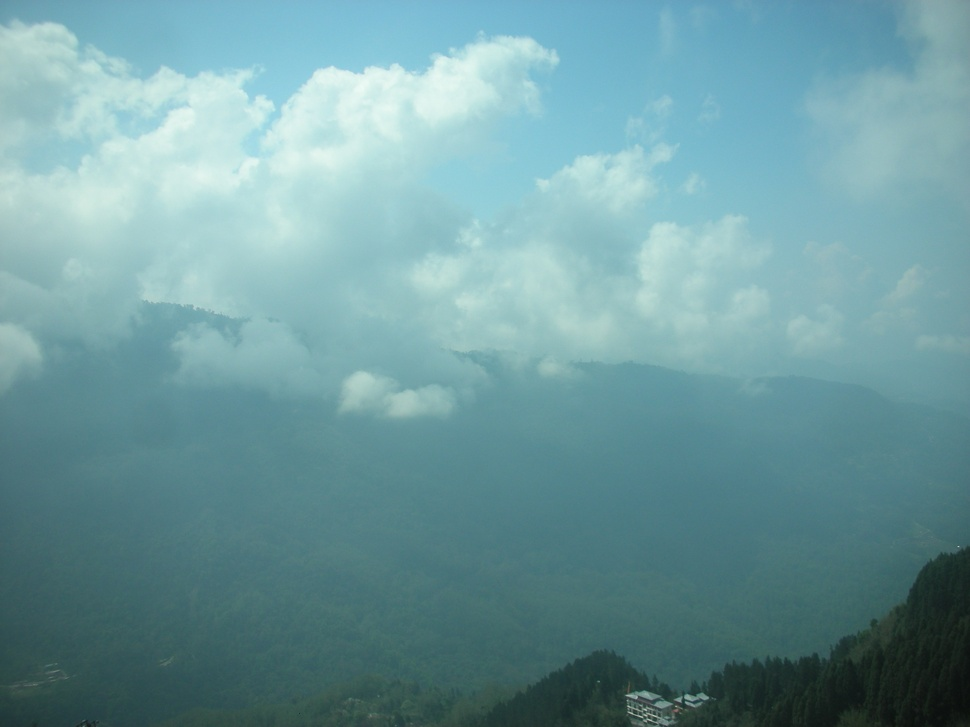
#> input picture opencv/dilmedisco.jpg, 970 x 727 px, shrunk from 2816 x 2112 before the run
$ python edgedetection.py   (older library calls are emulated)
#> lines starting #> are read from the running program, lines starting #| are printed output that depends on the picture
import cv2
import numpy as np
import matplotlib.pyplot as plt

def display_image(title,image):
    plt.figure(figsize=(8,8))
    if len(image.shape)== 2:
        plt.imshow(image,cmap='gray')
    else:
        plt.imshow(cv2.cvtColor(image,cv2.COLOR_BGR2RGB))
    plt.title(title)
    plt.axis('off')
    plt.show()

def interactive_edge_detection(image_path):
#> called with image_path = 'dilmedisco.jpg'
    image = cv2.imread(image_path)
#> image is the input picture: shape (727, 970, 3); mean B, G, R 158.1, 153.6, 110.5
    if image is None:
        print("error: image not found")
        return
    gray_image = cv2.cvtColor(image, cv2.COLOR_BGR2GRAY)
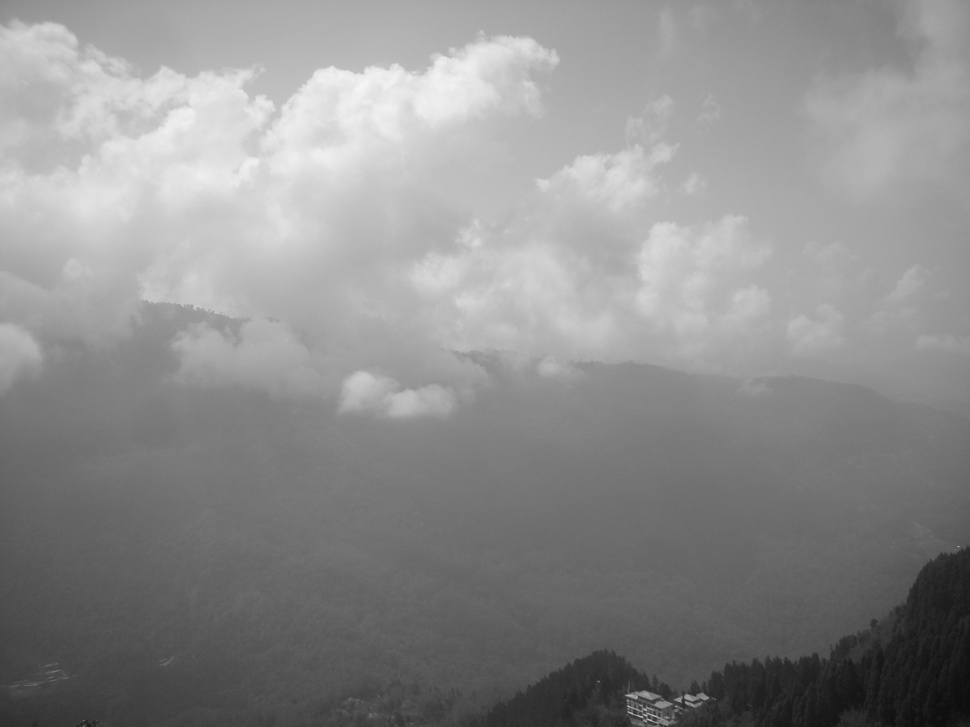
#> gray_image: shape (727, 970); min 11, max 246, mean 141.2
    display_image("Original Grayscale image", gray_image)

    print("select an option")
    print("1. Sobel Edge Detection")
    print("2. Canny Edge Detection")
    print("3. Laplacian Edge Detection")
    print("4. Gaussian Smoothing")
    print("5. Median filtering")
    print("exit")

    while True:
        choice = input("Enter your choice (1-6)")
        if choice == "1":
            sobelx = cv2.Sobel(gray_image, cv2.CV_64F, 1, 0, ksize=3)
            sobely = cv2.Sobel(gray_image, cv2.CV_64F, 0, 1, ksize=3)
            combined_sobel = cv2.bitwise_or(sobelx.astype(np.uint8), sobely.astype(np.uint8))
            display_image("sobel edge detection",combined_sobel)

        elif choice == "2":
            print("adjust thresholds for canny (default: 100 and 200)")
            lower_thresh = int(input("enter lower threshold"))
            upper_thresh = int(input("enter upper threshold"))
            edges = cv2.Canny(gray_image,lower_thresh,upper_thresh)
            display_image("canny edge detection",edges)

        elif choice == "3":
            laplacian = cv2.Laplacian(gray_image, cv2.CV_64F)
            display_image("Laplacian edge detection",np.abs(laplacian).astype(np.unit8))

        elif choice =="4":
            print("adjust kernel size for gaussian blur (must be odd, default:5)")
            kernel_size = int(input("Enter kenrel size (odd number)"))
            blurred = cv2.GaussianBlur(image,(kernel_size,kernel_size),0)
            display_image("Gaussian Smoothed Image",blurred)

        elif choice == "5":
            print("Adjust kernel size for median filter(must be odd default: 5)")
            kernel_size = int(input("enter kernel size (odd number)"))
            median_filtered = cv2.medianBlur(image,kernel_size)
            display_image("median filtered image",median_filtered)
        elif choice == "6":
            print("exiting....")
            break
        else:
            print("invalid choice please try again")
#> this loop made 7 passes; the answer given on pass 1: 1
#> pass 1, in interactive_edge_detection, `sobelx = cv2.Sobel(gray_image, cv2.CV_64F, 1, 0, ksize=3)`:
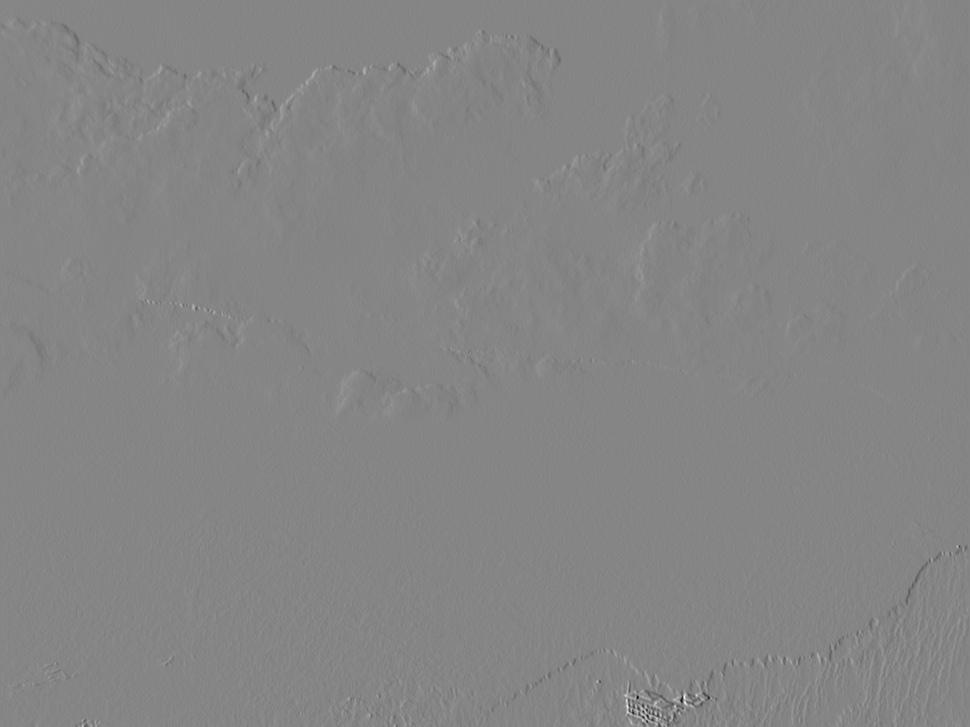
#> sobelx: shape (727, 970) float64; min -421, max 383, mean -0.2; drawn with min black and max white
#> pass 1, in interactive_edge_detection, `combined_sobel = cv2.bitwise_or(sobelx.astype(np.uint8), sobely.astype..`:
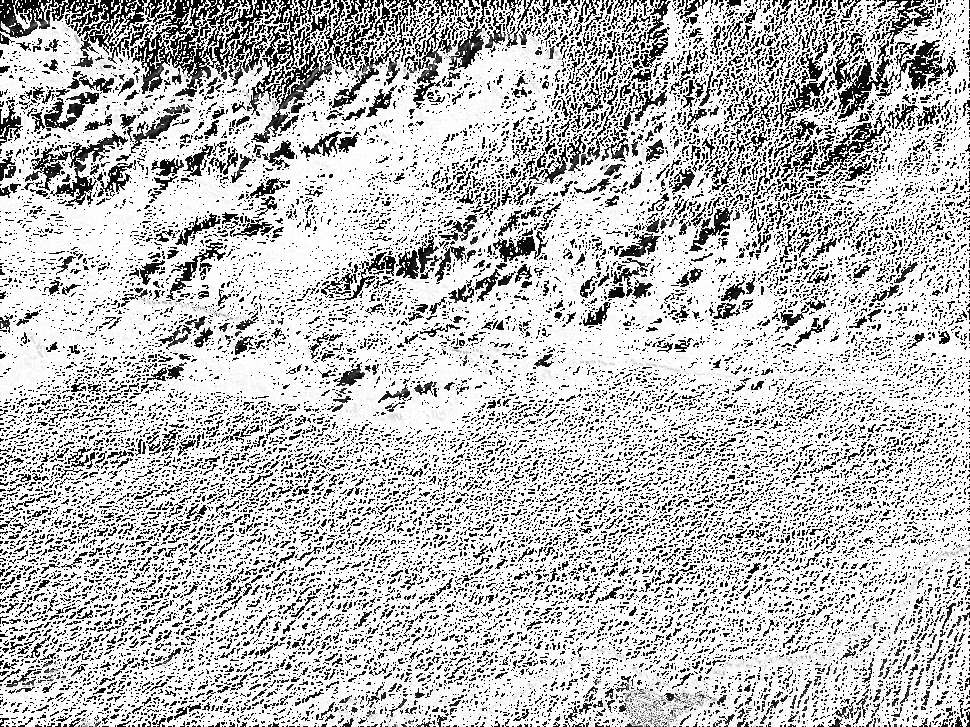
#> combined_sobel: shape (727, 970); min 0, max 255, mean 190.3

#> (the run stopped early here; a loop or call above may not have finished)
